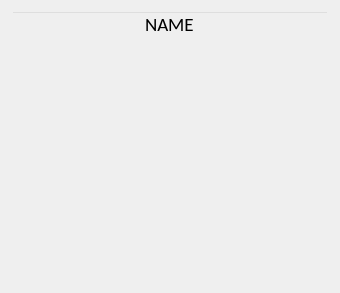
<?xml version="1.0" encoding="UTF-8"?>
<ui version="4.0">
 <class>Form</class>
 <widget class="QWidget" name="Form">
  <property name="geometry">
   <rect>
    <x>0</x>
    <y>0</y>
    <width>340</width>
    <height>293</height>
   </rect>
  </property>
  <property name="maximumSize">
   <size>
    <width>340</width>
    <height>293</height>
   </size>
  </property>
  <property name="windowTitle">
   <string>Form</string>
  </property>
  <property name="styleSheet">
   <string notr="true"/>
  </property>
  <layout class="QGridLayout" name="gridLayout">
   <item row="0" column="0">
    <layout class="QVBoxLayout" name="verticalLayout">
     <property name="sizeConstraint">
      <enum>QLayout::SetDefaultConstraint</enum>
     </property>
     <item>
      <layout class="QHBoxLayout" name="horizontalLayout">
       <property name="sizeConstraint">
        <enum>QLayout::SetMinimumSize</enum>
       </property>
       <item>
        <widget class="QLineEdit" name="lineEdit">
         <property name="maximumSize">
          <size>
           <width>16777215</width>
           <height>25</height>
          </size>
         </property>
         <property name="font">
          <font>
           <family>Calibri</family>
           <pointsize>14</pointsize>
          </font>
         </property>
         <property name="styleSheet">
          <string notr="true">background-color: rgba(255, 255, 255, 0);</string>
         </property>
         <property name="text">
          <string>NAME</string>
         </property>
         <property name="frame">
          <bool>true</bool>
         </property>
         <property name="alignment">
          <set>Qt::AlignCenter</set>
         </property>
        </widget>
       </item>
      </layout>
     </item>
     <item>
      <widget class="QLabel" name="lbl_pix_title">
       <property name="sizePolicy">
        <sizepolicy hsizetype="Preferred" vsizetype="Expanding">
         <horstretch>0</horstretch>
         <verstretch>0</verstretch>
        </sizepolicy>
       </property>
       <property name="text">
        <string/>
       </property>
       <property name="pixmap">
        <pixmap resource="res/wresources.qrc">:/groups/pixmap/group_def.png</pixmap>
       </property>
       <property name="scaledContents">
        <bool>true</bool>
       </property>
      </widget>
     </item>
    </layout>
   </item>
  </layout>
 </widget>
 <resources>
  <include location="res/wresources.qrc"/>
 </resources>
 <connections/>
</ui>
